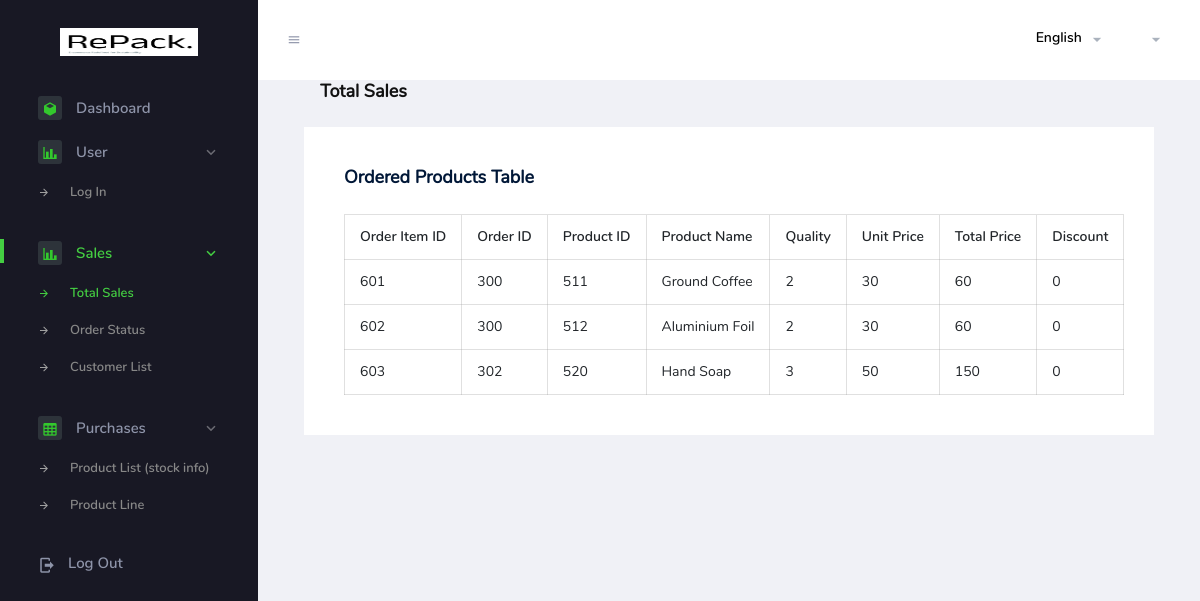
Screenshot of /admin_dash/pages/sale/total_sales.php with the database file from the repository.
### tables this page shows
CREATE TABLE `ordered_product` (
  `Order_Item_ID` int(11) NOT NULL,
  `Order_Id` int(11) NOT NULL COMMENT 'foreign key',
  `Product_ID` int(11) NOT NULL COMMENT 'foreign key',
  `Product_Name` varchar(150) NOT NULL COMMENT 'foreign key',
  `Quantity` int(11) NOT NULL,
  `Unit_Price` int(11) NOT NULL COMMENT 'foreign key',
  `Total_Price` int(11) NOT NULL,
  `Discount` int(11) NOT NULL,
  `Status` varchar(100) NOT NULL
);

### admin_dash/pages/sale/total_sales.php (the view, shortened to what this page needs)
<!DOCTYPE html>
<html lang="en"><head>
  <link rel="stylesheet" href="../../assets/vendors/mdi/css/materialdesignicons.min.css">
  <link rel="stylesheet" href="../../assets/vendors/flag-icon-css/css/flag-icon.min.css">
  <link rel="stylesheet" href="../../assets/vendors/css/vendor.bundle.base.css">
  <link rel="stylesheet" href="../../assets/css/style.css">
</head>
<body>
  <div class="container-scroller">
    <nav class="navbar default-layout-navbar col-lg-12 col-12 p-0 fixed-top d-flex flex-row">
      <div class="text-center navbar-brand-wrapper d-flex align-items-center justify-content-center">
        <a class="navbar-brand brand-logo" href="../../index.php"><img src="../../assets/images/repacklogo.png" alt="logo"></a>
      </div>
      <div class="navbar-menu-wrapper d-flex align-items-stretch">
        <button class="navbar-toggler navbar-toggler align-self-center" type="button" data-toggle="minimize">
          <span class="mdi mdi-menu"></span>
        </button>
        <ul class="navbar-nav navbar-nav-right">
          <li class="nav-item nav-language dropdown d-none d-md-block">
            <a class="nav-link dropdown-toggle" id="languageDropdown" href="#" data-toggle="dropdown" aria-expanded="false">
              <div class="nav-language-icon">
                <i class="flag-icon flag-icon-us" title="us" id="us"></i>
              </div>
              <div class="nav-language-text">
                <p class="mb-1 text-black">English</p>
              </div>
            </a>
          <li class="nav-item nav-profile dropdown">
            <a class="nav-link dropdown-toggle" id="profileDropdown" href="#" data-toggle="dropdown" aria-expanded="false">
            </a>
          </li>
        </ul>
      </div>
    </nav>
    <div class="container-fluid page-body-wrapper">
      <nav class="sidebar sidebar-offcanvas" id="sidebar">
        <ul class="nav">
          <li class="nav-item nav-category">Main</li>
          <li class="nav-item ">
            <a class="nav-link" href="../../index.php">
              <span class="icon-bg"><i class="mdi mdi-cube menu-icon"></i></span>
              <span class="menu-title">Dashboard</span>
            </a>
          </li>
          <li class="nav-item">
            <a class="nav-link" data-toggle="collapse" href="#ui-basic" aria-expanded="true" aria-controls="ui-basic">
              <span class="icon-bg"><i class="mdi mdi-chart-bar menu-icon"></i></span>
              <span class="menu-title">User</span>
              <i class="menu-arrow"></i>
            </a>
            <div class="collapse show" id="ui-basic" style="">
              <ul class="nav flex-column sub-menu">
                <li class="nav-item"> <a class="nav-link" href="../../pages/samples/login.php">Log In</a></li>
              </ul>
            </div>
          </li>
          <li class="nav-item">
            <a class="nav-link" data-toggle="collapse" href="#ui-basic" aria-expanded="true" aria-controls="ui-basic">
              <span class="icon-bg"><i class="mdi mdi-chart-bar menu-icon"></i></span>
              <span class="menu-title">Sales</span>
              <i class="menu-arrow"></i>
            </a>
            <div class="collapse show" id="ui-basic" style="">
              <ul class="nav flex-column sub-menu">
                <li class="nav-item"> <a class="nav-link" href="total_sales.php">Total Sales</a></li>
                <li class="nav-item"> <a class="nav-link" href="order_status.php">Order Status</a></li>
                <li class="nav-item"> <a class="nav-link" href="customer_list.php">Customer List</a></li>
              </ul>
            </div>
          </li>
          <li class="nav-item">
            <a class="nav-link" data-toggle="collapse" href="#ui-basic" aria-expanded="true" aria-controls="ui-basic">
              <span class="icon-bg"><i class="mdi mdi-table-large menu-icon"></i></span>
              <span class="menu-title">Purchases</span>
              <i class="menu-arrow"></i>
            </a>
            <div class="collapse show" id="ui-basic" style="">
              <ul class="nav flex-column sub-menu">
                <li class="nav-item"> <a class="nav-link" href="../../pages/purchases/product_list.php"> Product List (stock info)</a></li>
                <li class="nav-item"> <a class="nav-link" href="../../pages/purchases/product_line.php">Product&nbsp;Line</a></li>
              </ul>
            </div>
          </li>
          <li class="nav-item sidebar-user-actions">
            <div class="sidebar-user-menu">
              <a href="../../pages/samples/login.php" class="nav-link"><i class="mdi mdi-logout menu-icon"></i>
                <span class="menu-title">Log Out</span></a>
            </div>
          </li>
        </ul>
      </nav>
      <div class="main-panel">
        <div class="content-wrapper">
          <div class="page-header">
            <h3 class="page-title"> Total Sales </h3>
          </div>
          <div class="row">
            <div class="col-lg-12 grid-margin stretch-card">
                <div class="card">
                  <div class="card-body">
                    <h4 class="card-title">Ordered Products table</h4>
                    <table class="table table-bordered">
                      <thead>
                        <tr>
                          <th> Order Item ID </th>
                          <th> Order ID </th>
                          <th> Product ID </th>
                          <th> Product Name </th>
                          <th> Quality </th>
                          <th> Unit Price </th>
                          <th> Total Price </th>
                          <th> Discount </th>
                        </tr>
                      </thead>
                      <tbody>
                      <?php
                        $servername = "localhost";
                        $username = "root";
                        $password = '';
                        $dbname = "repack";
                        $conn = new mysqli($servername, $username, $password, $dbname,3308);
                        $sql = "SELECT * FROM ordered_product";
                        $result = $conn->query($sql);
                        if ($result->num_rows > 0) {
                            while ($row = $result->fetch_assoc()) {
                                echo "<tr>";
                                echo "<td>" . $row["Order_Item_ID"] . "</td>";
                                echo "<td>" . $row["Order_Id"] . "</td>";
                                echo "<td>" . $row["Product_ID"] . "</td>";
                                echo "<td>" . $row["Product_Name"] . "</td>";
                                echo "<td>" . $row["Quantity"] . "</td>";
                                echo "<td>" . $row["Unit_Price"] . "</td>";
                                echo "<td>" . $row["Total_Price"] . "</td>";
                                echo "<td>" . $row["Discount"] . "</td>";
                                echo "</tr>";
                            }
                        } else {
                            echo "<tr><td colspan='8'>No data found</td></tr>";
                        }
                        ?>
                      </tbody>
                    </table>
                  </div>
                </div>
              </div>
          </div>
      </div>
    </div>
  </div>
</body></html>

### rows the page displays
ordered_product: Order_Item_ID "601", Order_Id "300", Product_ID "511", Product_Name "Ground Coffee", Quantity "2", Unit_Price "30", Total_Price "60", Discount "0"
ordered_product: Order_Item_ID "602", Order_Id "300", Product_ID "512", Product_Name "Aluminium Foil", Quantity "2", Unit_Price "30", Total_Price "60", Discount "0"
ordered_product: Order_Item_ID "603", Order_Id "302", Product_ID "520", Product_Name "Hand Soap", Quantity "3", Unit_Price "50", Total_Price "150", Discount "0"
